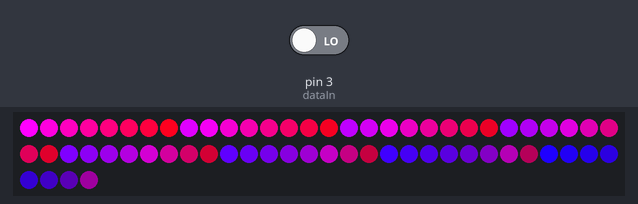
The program below on a simulated Arduino Nano, built with avr-gcc and run on an emulated ATmega328P. On the bench: 64 RGB LEDs in strip order, left to right, continuing on the next row. The test bench sets the inputs (shaded band); at power-on: pin 3 (dataIn) LOW. What the program prints to the serial monitor is not drawn.

Above: at 0.1 s.

The program:

main.cpp
```cpp
#include <Arduino.h>
#include <FastLED.h>
#define WP 6
#define WR 5
#define WB 4
#define WN 3
#define WQ 2
#define WK 1
#define BP 12
#define BR 11
#define BB 10
#define BN 9
#define BQ 8
#define BK 7
#define NO 0
#define OutSta true
#define dataIn 3
#define clockIN 5
#define load 4
int state[64]={
  0,0,0,0,0,0,0,0,
  0,0,0,0,0,0,0,0,
  1,1,1,1,1,1,1,1,
  1,1,1,1,1,1,1,1,
  1,1,1,1,1,1,1,1,
  1,1,1,1,1,1,1,1,
  0,0,0,0,0,0,0,0,
  0,0,0,0,0,0,0,0
};
int addressing[64] = {
  63, 62, 61, 60, 55, 54, 53, 52,
  56, 57, 58, 59, 48, 49, 50, 51,
  47, 46, 45, 44, 39, 38, 37, 36,
  40, 41, 42, 43, 32, 33, 34, 35,
  31, 30, 29, 28, 23, 22, 21, 20,
  24, 25, 26, 27, 16, 17, 18, 19,
  15, 14, 13, 12, 7, 6, 5, 4,
  8, 9, 10, 11, 0, 1, 2, 3
};
int boardstatus[8][8] = {
    {WR, WN, WB, WK, WQ, WB, WN, WR},
    {WP, WP, WP, WP, WP, WP, WP, WP},
    {NO, NO, NO, NO, NO, NO, NO, NO},
    {NO, NO, NO, NO, NO, NO, NO, NO},
    {NO, NO, NO, NO, NO, NO, NO, NO},
    {NO, NO, NO, NO, NO, NO, NO, NO},
    {BP, BP, BP, BP, BP, BP, BP, BP},
    {BR, BN, BB, BK, BQ, BB, BN, BR}};
bool ispickup = false;
int pickup = NO;
int pickupx,pickupy;
bool readyeat = false;
CRGB leds[64];
void chessRead();
void displayclean();
int display(int ,int);
void setup()
{
  Serial.begin(115200);
  FastLED.addLeds<WS2812B, 2, GRB>(leds, 64);
  for(int i=0;i<64;i++){

    leds[i]=CRGB(255-(i/8)*32,0,255-(i%8)*32);
  }
  FastLED.show();
  // displayclean();
}
void loop()
{
  chessRead();
  for(int i=0;i<64;i++){
    if(i%8==7)
      Serial.println(state[i]);
    else
      Serial.print(state[i]);
  }
  delay(2000);
  /*for (int i = 0; i < 64; i++)
  {
    int y=i/8;
    int x=i%8;
    if (state[i] && boardstatus[y][x] != NO && !ispickup)
    {
      ispickup = true;
      pickupx=x;
      pickupy=y;
      switch (boardstatus[y][x])
      {
      case BP:
        leds[i - 8] = CRGB(255, 255, 0);
        if (y==6)
          leds[i - 16] = CRGB(255, 255, 0);
        if (boardstatus[y - 1][x + 1] > 6)
          leds[i - 7] = CRGB(255, 0, 0);
        if (boardstatus[y - 1][x - 1] > 6)
          leds[i - 9] = CRGB(255, 0, 0);
        break;

      case WP:
        leds[i + 8] = CRGB(255, 255, 0);
        if (y==1)
          leds[i + 16] = CRGB(255, 255, 0);
        if (boardstatus[y + 1][x + 1] > 6)
          leds[i + 9] = CRGB(255, 0, 0);
        if (boardstatus[y + 1][x - 1] > 6)
          leds[i + 7] = CRGB(255, 0, 0);
        break;

      case WN:
      case BN:
        if (x < 6 && y < 7)
          display(x + 2, y + 1);
        if (x < 7 && y < 6)
          display(x + 1, y + 2);
        if (x > 1 && y > 0)
          display(x - 2, y - 1);
        if (x > 0 && y > 1)
          display(x - 1, y - 2);
        if (x < 6 && y > 0)
          display(x + 2, y - 1);
        if (x < 7 && y > 1)
          display(x + 1, y - 2);
        if (x > 1 && y < 7)
          display(x - 2, y + 1);
        if (x > 0 && y < 6)
          display(x - 1, y + 2);
        break;
      case WB:
      case BB:
        if(x>y){
          for(int w=x+1;w<8;w++){
            if(display(w,y+w-x))break;
          }
          for(int w=y-1;w>=0;w--){
            if(display(x+w-y,w))break;
          }
        }
        else{
          for(int w=y+1;w<8;w++){
            if(display(x+w-y,w))break;
          }
          for(int w=x-1;w>=0;w--){
            if(display(w,y+w-x))break;
          }
        }
        if(8-x>y){
          for(int w=x-1;w>=0;w--){
            if(display(w,y+x-w))break;
          }
          for(int w=y-1;w>=0;w--){
            if(display(x+y-w,w))break;
          }
        }
        else{
          for(int w=x+1;w<8;w++){
            if(display(w,y+x-w))break;
          }
          for(int w=y+1;w<8;w++){
            if(display(x+y-w,w))break;
          }
        }

        break;
      case WR:
      case BR:
        for(int w=x+1;w<8;w++){
          if(display(w,y))break;
        }
        for(int w=x-1;w>=0;w--){
          if(display(w,y))break;
        }
        for(int w=y+1;y<8;y++){
          if(display(x,w))break;
        }
        for(int w=y-1;y>=0;y--){
          if(display(x,w))break;
        }

        break;
      case WK:
      case BK:
        if(x<7&&y<7)display(x+1,y+1);
        if(x>0&&y<7)display(x-1,y+1);
        if(x>0&&y>0)display(x-1,y-1);
        if(x<7&&y>0)display(x+1,y-1);
        if(x<7)display(x+1,y);
        if(x>0)display(x-1,y);
        if(y<7)display(x,y+1);
        if(y>0)display(x,y-1);
        break;
       case WQ:
       case BQ:
        if(x>y){
          for(int w=x+1;w<8;w++){
            if(display(w,y+w-x))break;
          }
          for(int w=y-1;w>=0;w--){
            if(display(x+w-y,w))break;
          }
        }
        else{
          for(int w=y+1;w<8;w++){
            if(display(x+w-y,w))break;
          }
          for(int w=x-1;w>=0;w--){
            if(display(w,y+w-x))break;
          }
        }
        if(8-x>y){
          for(int w=x-1;w>=0;w--){
            if(display(w,y+x-w))break;
          }
          for(int w=y-1;w>=0;w--){
            if(display(x+y-w,w))break;
          }
        }
        else{
          for(int w=x+1;w<8;w++){
            if(display(w,y+x-w))break;
          }
          for(int w=y+1;w<8;w++){
            if(display(x+y-w,w))break;
          }
        }
        for(int w=x+1;w<8;w++){
          if(display(w,y))break;
        }
        for(int w=x-1;w>=0;w--){
          if(display(w,y))break;
        }
        for(int w=y+1;y<8;y++){
          if(display(x,w))break;
        }
        for(int w=y-1;y>=0;y--){
          if(display(x,w))break;
        }
        break;
      }
      pickup=boardstatus[y][x];
      Serial.println(i+1);
      boardstatus[y][x]=NO;
      leds[i] = CRGB(0, 255, 0);
      FastLED.show();
    }
    if(ispickup && !state[i] && (leds[i]==CRGB(255, 255, 0)||leds[i]==CRGB(0, 255, 0)))
    {
      ispickup=false;
      Serial.println(i+1);
      boardstatus[y][x]=pickup;
      boardstatus[pickupy][pickupx]=NO;
      displayclean();
      FastLED.show();
    }
    if(ispickup && state[i] && leds[i]==CRGB(255,0,0) && !readyeat){
        readyeat=true;
    }
    if(ispickup && !state[i] && leds[i]==CRGB(255,0,0) && readyeat){
      ispickup=false;
      readyeat=false;
      Serial.println(i+1);
      boardstatus[y][x]=pickup;
      boardstatus[pickupy][pickupx]=NO;
      displayclean();
      FastLED.show();
    }
  }*/
}
int display(int x, int y)
{
  if (boardstatus[y][x] == 0)
  {
    leds[y * 8 + x] = CRGB(255, 255, 0);
  }
  if ((boardstatus[y][x] > 6 && pickup <= 6) || (boardstatus[y][x] <= 6 && pickup > 6))
  {
    leds[y * 8 + x] = CRGB(255, 0, 0);
  }
  if(boardstatus[y][x]!=0)
    return 1;
  return 0;
}
void displayclean(){
  for(int i=0;i<64;i++){
    leds[i]=CRGB(0,0,0);
    }
    FastLED.show();
}
void chessRead()
{
  digitalWrite(load, 0);
  delayMicroseconds(3);
  digitalWrite(load, 1);
  for (int i = 0; i < 64; i++)
    {
      state[addressing[i]]=digitalRead(dataIn);
      digitalWrite(clockIN, 1);
      delayMicroseconds(3);
      digitalWrite(clockIN, 0);
    }

}
```
